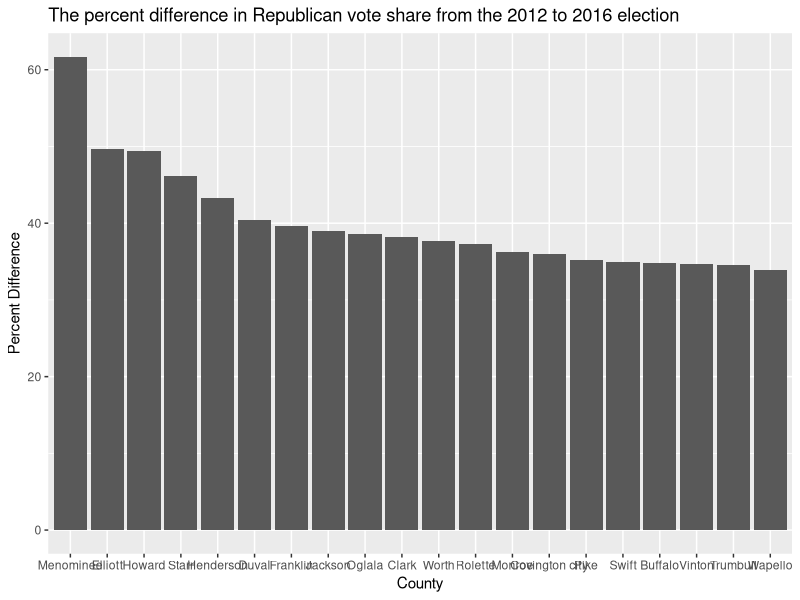
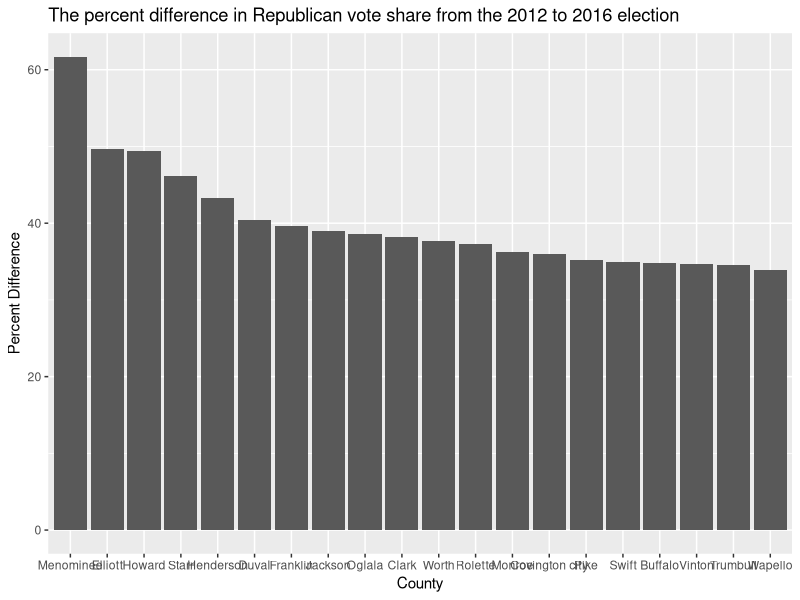
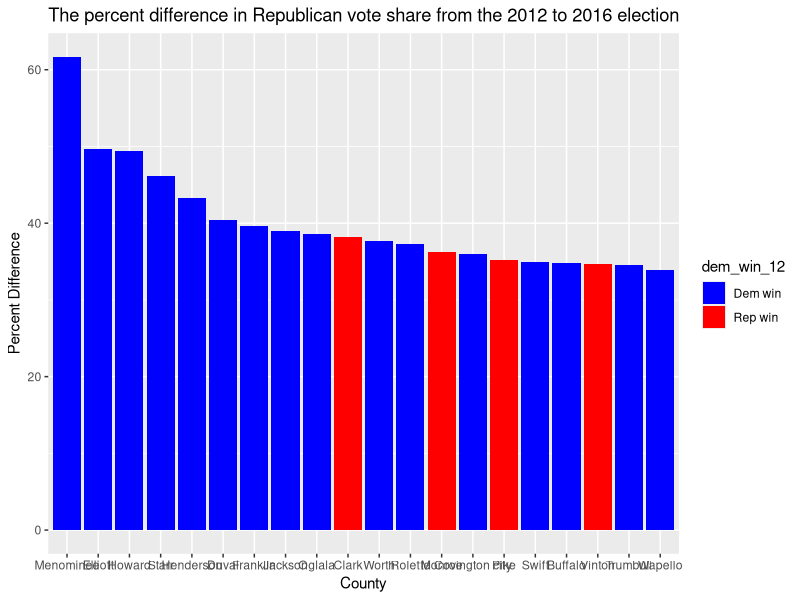

The R source for these figures, in order:
## ---- chunk 1
# load tidyverse
library(tidyverse)

# read data
elec <- read_csv("data/uselection.csv")

# check the data
elec
## ---- chunk 2
# Create new columns, and save those to original object for future use
elec <- elec |>
  mutate(gop_vs_12 = votes_gop_12/votes_total_12,
         gop_vs_16 = votes_gop_16/votes_total_16) |>
  mutate(gop_vs_diff = (gop_vs_16 - gop_vs_12)/gop_vs_12 * 100)
## ---- chunk 3
# Print three new columns
elec |>
  head() |>
  select(gop_vs_12, gop_vs_16, gop_vs_diff) |>
  knitr::kable()
## ---- chunk 4
# 2-letter abbreviations of battleground states
battlestates_abb <- c("FL", "NC", "OH", "PA", "NH", "MI", "WI", "IA", "NV", "CO", "VA")

# subset of data
elec_battle <- elec |>
  filter(state %in% battlestates_abb)

elec_battle
## ---- chunk 5
elec_battle |>
  group_by(state) |>
  select(pct_for_born15:gop_vs_diff) |>
  summarize(across(where(is.numeric), mean, na.rm = TRUE))
## ---- chunk 6
# Option 1 (geom_bar)
## geom_bar() uses stat_count() by default: it counts the number of cases at each x position.
## for the purpose of this question, we need to change stat argument (see below).
elec |>
  slice_max(gop_vs_diff, n = 20) |>
  ggplot(aes(x = fct_reorder(county, desc(gop_vs_diff)), y = gop_vs_diff)) +
  geom_bar(stat = "identity") +
  labs(title = "The percent difference in Republican vote share from the 2012 to 2016 election", 
       x = "County", y = "Percent Difference")

# Option 2 (geom_col)
## geom_col() uses stat_identity(): it leaves the data as is.
elec |>
  slice_max(gop_vs_diff, n = 20) |>
  ggplot(aes(x = fct_reorder(county, desc(gop_vs_diff)), y = gop_vs_diff)) +
  geom_col() +
  labs(title = "The percent difference in Republican vote share from the 2012 to 2016 election", 
       x = "County", y = "Percent Difference")
## ---- chunk 7
elec <- elec |>
  mutate(dem_win_12 = dplyr::if_else(votes_dem_12 > votes_gop_12, "Dem win", "Rep win"))
## ---- chunk 8
elec |>
  slice_max(gop_vs_diff, n = 20) |>
  ggplot(aes(x = fct_reorder(county, desc(gop_vs_diff)), y = gop_vs_diff)) +
  geom_bar(mapping = aes(fill = dem_win_12), stat = "identity") +
  labs(title = "The percent difference in Republican vote share from the 2012 to 2016 election", 
       x = "County", y = "Percent Difference") +
  scale_fill_manual(values = c("blue", "red"))
## ---- chunk 9
elec |>
  slice_max(gop_vs_diff, n = 20) |>
  select(state, county, pct_for_born15:gop_vs_diff) |>
  arrange(desc(gop_vs_diff)) |>
  knitr::kable(col.names = c("State", "County",
                             "Foreign born", "Degree", "Non-white", "Unemp. 2012", "Unemp. 2016",
                             "Rep. 2012", "Rep. 2016", "Rep. difference"), 
               digits = 2)
